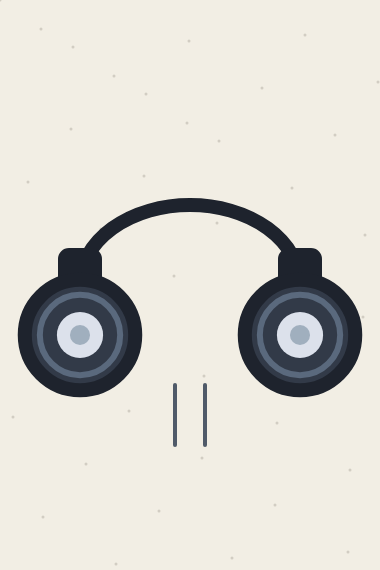
Frame 1 (no input)
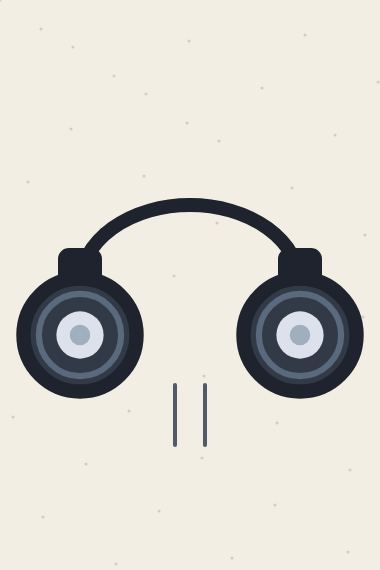
Frame 60 (no input)
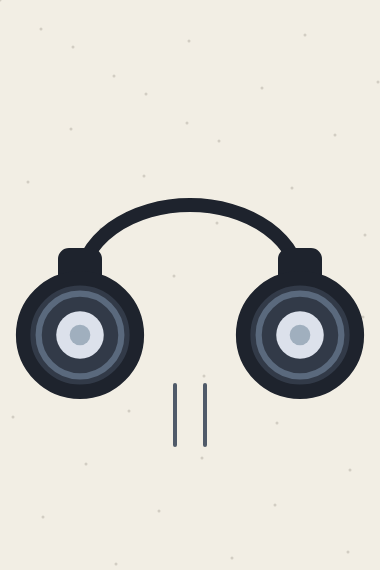
Frame 120 (the mouse pressed at the canvas centre since frame 60)

The p5.js sketch that drew these frames (run headless with seeded random() and noise() and a simulated clock; from frame 60 on, the mouse is pressed at the canvas centre):

// p5.js sketch
// ── sketch.js
function setup() {
  createCanvas(380, 570);
}

function draw() {
  background(242, 238, 228);

  let cx = width / 2;
  let cy = height / 2 - 20;

  let vibration = 1 + sin(frameCount * 0.12) * 0.035;

  noStroke();
  fill(210, 205, 195);
  for (let i = 0; i < 40; i++) {
    let x = (i * 73) % width;
    let y = (i * 47) % height;
    ellipse(x, y, 3, 3);
  }

  noFill();
  stroke(30, 35, 45);
  strokeWeight(14);
  arc(cx, cy + 20, 220, 160, PI, 0);

  fill(30, 35, 45);
  rect(cx - 125, cy - 10, 30, 30, 4);
  rect(cx + 95, cy - 10, 30, 30, 4);

  push();
  translate(cx - 110, cy + 70);
  scale(vibration);

  fill(50, 58, 72);
  ellipse(0, 0, 110, 110);

  noFill();
  stroke(90, 105, 125);
  strokeWeight(6);
  ellipse(0, 0, 80, 80);

  noStroke();
  fill(220, 225, 235);
  ellipse(0, 0, 46, 46);

  fill(160, 175, 190);
  ellipse(0, 0, 20, 20);

  pop();

  push();
  translate(cx + 110, cy + 70);
  scale(vibration);

  fill(50, 58, 72);
  ellipse(0, 0, 110, 110);

  noFill();
  stroke(90, 105, 125);
  strokeWeight(6);
  ellipse(0, 0, 80, 80);

  noStroke();
  fill(220, 225, 235);
  ellipse(0, 0, 46, 46);

  fill(160, 175, 190);
  ellipse(0, 0, 20, 20);

  pop();

  stroke(80, 90, 105);
  strokeWeight(4);
  line(cx - 15, cy + 120, cx - 15, cy + 180);
  line(cx + 15, cy + 120, cx + 15, cy + 180);
}
